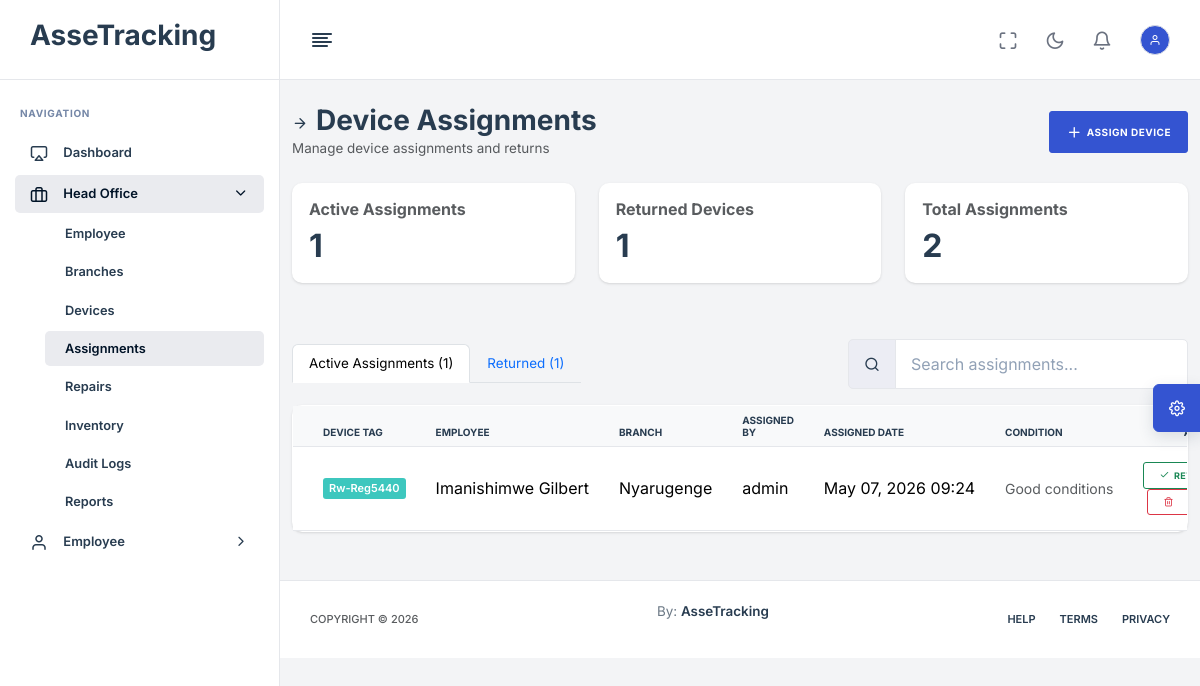
The app's page /head-office/assignments/ (signed in), older data.
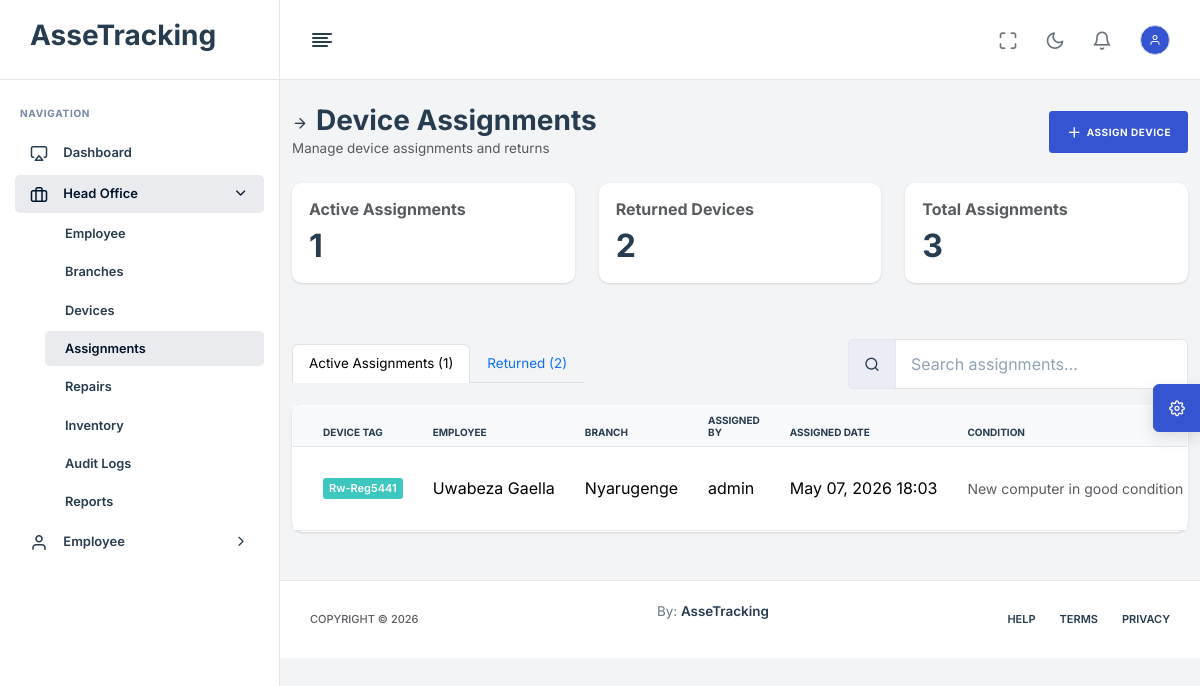
The same page, newer data.
### App/models.py (models this page shows, shortened)
class DeviceAssignment(models.Model):
    device = models.ForeignKey(Device, on_delete=models.CASCADE, related_name='assignments')
    employee = models.ForeignKey(Employee, on_delete=models.SET_NULL, null=True)
    branch = models.ForeignKey(Branch, on_delete=models.SET_NULL, null=True)
    assigned_by = models.ForeignKey(User, on_delete=models.SET_NULL, null=True, related_name='assigned_devices')
    received_by = models.ForeignKey(User, on_delete=models.SET_NULL, null=True, blank=True)
    assigned_date = models.DateTimeField(auto_now_add=True)
    returned_date = models.DateTimeField(null=True, blank=True)
    condition_on_issue = models.TextField(blank=True)
    condition_on_return = models.TextField(blank=True)
    class Meta:
        constraints = [
            models.UniqueConstraint(
                fields=['device'],
                condition=models.Q(returned_date__isnull=True),
                name='unique_active_assignment'
            )
        ]

class Device(models.Model):
    STATUS_CHOICES = [
        ('AVAILABLE', 'Available'),
        ('ASSIGNED', 'Assigned'),
        ('PENDING_RETURN', 'Pending Return'),
        ('IN_REPAIR', 'In Repair'),
        ('COMPLETED', 'Completed'),
        ('REPAIRED', 'Repaired'),
        ('MISSING', 'Missing'),
        ('RETIRED', 'Retired'),
    ]
    LOCATION_CHOICES = [
        ('HEAD_OFFICE', 'Head Office'),
        ('BRANCH', 'Branch'),
        ('EMPLOYEE', 'Employee'),
    ]
    device_type = models.CharField(max_length=50)
    brand = models.CharField(max_length=100)
    model = models.CharField(max_length=100)
    serial_number = models.CharField(max_length=100, unique=True)
    company_tag = models.CharField(max_length=100, unique=True)  # QR / Barcode
    purchase_date = models.DateField(null=True, blank=True)
    warranty_expiry = models.DateField(null=True, blank=True)
    status = models.CharField(max_length=20, choices=STATUS_CHOICES, default='AVAILABLE')
    assigned_employee = models.ForeignKey('Employee', null=True, blank=True, on_delete=models.SET_NULL)
    assigned_branch = models.ForeignKey('Branch', null=True, blank=True, on_delete=models.SET_NULL)
    location_type = models.CharField(max_length=20, choices=LOCATION_CHOICES, default='HEAD_OFFICE')
    current_location = models.CharField(max_length=255, default="Head Office")
    condition_notes = models.TextField(blank=True)

class Employee(models.Model):
    STATUS_CHOICES = [
        ('ACTIVE', 'Active'),
        ('INACTIVE', 'Inactive'),
        ('EXITED', 'Exited'),
    ]
    user = models.OneToOneField(settings.AUTH_USER_MODEL, on_delete=models.CASCADE, null=True, blank=True)
    full_name = models.CharField(max_length=255)
    position = models.CharField(max_length=255)
    branch = models.ForeignKey(Branch, on_delete=models.SET_NULL, null=True, related_name='employees')
    department = models.ForeignKey(Department, on_delete=models.SET_NULL, null=True, blank=True)
    status = models.CharField(max_length=10, choices=STATUS_CHOICES, default='ACTIVE')
    hire_date = models.DateField()
    exit_date = models.DateField(null=True, blank=True)

class Branch(models.Model):
    name = models.CharField(max_length=255)
    location = models.CharField(max_length=255)
    manager = models.ForeignKey(
        'Employee',
        on_delete=models.SET_NULL,
        null=True,
        blank=True,
        related_name='managed_branches'
    )

class User(AbstractBaseUser, PermissionsMixin):
    ROLE_CHOICES = [
        ('HEAD_OFFICE', 'Head Office'),
        ('BRANCH_MANAGER', 'Branch Manager'),
        ('TECHNICIAN', 'Technician'),
        ('EMPLOYEE', 'Employee'),
    ]
    username = models.CharField(max_length=150, unique=True)
    email = models.EmailField(unique=True)
    role = models.CharField(max_length=20, choices=ROLE_CHOICES, default='EMPLOYEE')
    is_active = models.BooleanField(default=True)
    is_staff = models.BooleanField(default=False)
    date_joined = models.DateTimeField(auto_now_add=True)
    objects = UserManager()
    USERNAME_FIELD = 'username'
    REQUIRED_FIELDS = ['email']

### App/views.py (the view)
# urls.py: path("head-office/assignments/", head_office_assignments, name="head_office_assignments"),
@login_required
@role_required("HEAD_OFFICE")
def head_office_assignments(request):
    assignments = DeviceAssignment.objects.select_related(
        'device', 'employee', 'branch', 'assigned_by', 'received_by'
    ).all().order_by('-assigned_date')
    active_assignments = assignments.filter(returned_date__isnull=True)
    returned_assignments = assignments.filter(returned_date__isnull=False)
    employees = Employee.objects.filter(status='ACTIVE')
    available_devices = Device.objects.select_related('assigned_branch').filter(status__in=['AVAILABLE', 'REPAIRED', 'COMPLETED'])
    branches = Branch.objects.all()
    context = {
        'assignments': assignments,
        'active_assignments': active_assignments,
        'returned_assignments': returned_assignments,
        'employees': employees,
        'available_devices': available_devices,
        'branches': branches,
    }
    return render(request, "HeadOffice/Assignments.html", context)

### templates/HeadOffice/Assignments.html (shortened to what the changed rows need)
{% extends 'base.html' %}
{% load static %}
{% block content %}
<div class="container-fluid py-4">
    <div class="row mb-4">
        <div class="col-12">
            <div class="d-flex justify-content-between align-items-center">
                <div>
                    <h1 class="h3 mb-0"><i class="feather-arrow-right me-2"></i>Device Assignments</h1>
                </div>
            </div>
        </div>
    </div>
    <div class="row mb-4">
        <div class="col-md-4 mb-2">
            <div class="card">
                <div class="card-body">
                    <h2 class="mb-0">{{ active_assignments|length }}</h2>
                </div>
            </div>
        </div>
        <div class="col-md-4 mb-2">
            <div class="card">
                <div class="card-body">
                    <h6 class="text-muted">Returned Devices</h6>
                    <h2 class="mb-0">{{ returned_assignments|length }}</h2>
                </div>
            </div>
        </div>
        <div class="col-md-4 mb-2">
            <div class="card">
                <div class="card-body">
                    <h6 class="text-muted">Total Assignments</h6>
                    <h2 class="mb-0">{{ assignments|length }}</h2>
                </div>
            </div>
        </div>
    </div>
    <div class="d-flex flex-column flex-lg-row gap-3 justify-content-between align-items-lg-center mb-3">
        <ul class="nav nav-tabs mb-0" role="tablist">
            <li class="nav-item" role="presentation">
                <button class="nav-link" id="returned-tab" data-bs-toggle="tab" data-bs-target="#returned" type="button">
                    Returned ({{ returned_assignments|length }})
                </button>
            </li>
        </ul>
    </div>
    <div class="tab-content">
        <div class="tab-pane fade show active" id="active" role="tabpanel">
            <div class="card">
                <div class="card-body p-0">
                    <div class="table-responsive">
                        <table class="table table-hover mb-0" id="activeAssignmentsTable">
                            <thead class="table-light">
                                <tr>
                                    <th>Device Tag</th>
                                    <th>Employee</th>
                                    <th>Branch</th>
                                    <th>Assigned By</th>
                                    <th>Assigned Date</th>
                                    <th>Condition</th>
                                    <th class="text-end">Actions</th>
                                </tr>
                            </thead>
                            <tbody>
                                {% for assignment in active_assignments %}
                                <tr>
                                    <td>
                                        <strong class="badge bg-info">{{ assignment.device.company_tag }}</strong>
                                    </td>
                                    <td>{{ assignment.employee.full_name }}</td>
                                    <td>{{ assignment.branch.name }}</td>
                                    <td>{{ assignment.assigned_by.username }}</td>
                                    <td>{{ assignment.assigned_date|date:"M d, Y H:i" }}</td>
                                    <td>
                                        <small class="text-muted">{{ assignment.condition_on_issue|truncatechars:30 }}</small>
                                    </td>
                                    <td class="text-end">
                                        <button class="btn btn-sm btn-outline-success" data-bs-toggle="modal" data-bs-target="#returnDeviceModal"
                                                onclick="loadAssignment({{ assignment.id }})">
                                            <i class="feather-check me-1"></i>Return
                                        </button>
                                        <button class="btn btn-sm btn-outline-danger ms-1" onclick="deleteAssignment({{ assignment.id }})">
                                            <i class="feather-trash-2"></i>
                                        </button>
                                    </td>
                                </tr>
                                {% empty %}
                                <tr>
                                    <td colspan="7" class="text-center text-muted py-4">
                                        No active assignments
                                    </td>
                                </tr>
                                {% endfor %}
                            </tbody>
                        </table>
                    </div>
                </div>
            </div>
        </div>
    </div>
</div>
{% endblock %}

Row changes from the older to the newer data that the page shows:
no longer on this page (row edited): DeviceAssignment: device.company_tag "Rw-Reg5440", employee.full_name "Imanishimwe Gilbert", branch.name "Nyarugenge", assigned_by.username "admin", assigned_date "May 07, 2026 09:24", condition_on_issue "Good conditions"
added DeviceAssignment: device.company_tag "Rw-Reg5441", employee.full_name "Uwabeza Gaella", branch.name "Nyarugenge", assigned_by.username "admin", assigned_date "May 07, 2026 18:03", condition_on_issue "New computer in good condition"
Text that changed along with them:
{{ returned_assignments|length }}: "1" → "2"
{{ assignments|length }}: "2" → "3"
